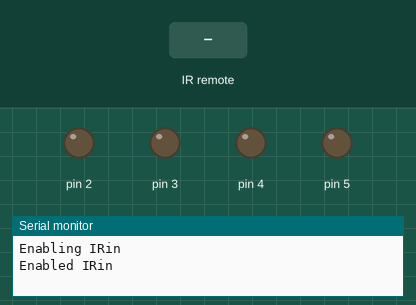
This sketch was run on a simulated Arduino Uno, built with avr-gcc and run on an emulated ATmega328P. On the bench: output pins drawn as LEDs (lit = HIGH), the last lines printed to the serial monitor. The inputs (shaded band) are chosen by the test bench.

Above: at 1.2 s.
1.3 s: infrared code 0xFF629D received
At 1.6 s:
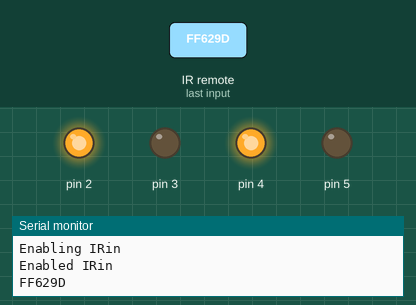
2.8 s: infrared code 0xFFC23D received
At 4.0 s:
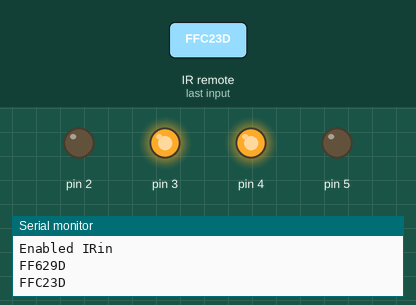
4.3 s: infrared code 0xFF22DD received
At 5.2 s:
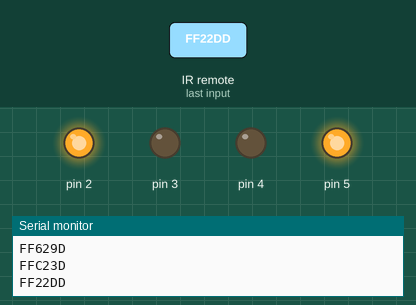
5.8 s: infrared code 0xFFA857 received
At 6.4 s:
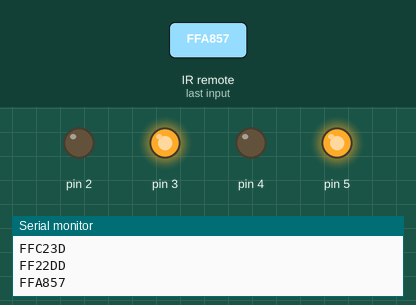
Timing chart, 0 to 8.3 s (numbered marks = the images above; inputs shaded):
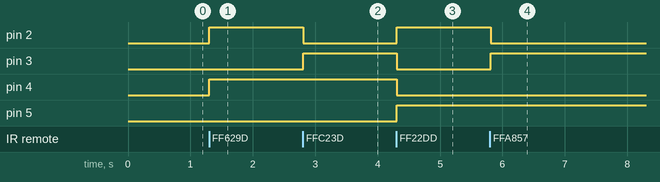

The sketch:

Project2_IRSensorTest.ino
```cpp
#include <IRremote.h>

int RECV_PIN = 7;

IRrecv irrecv(RECV_PIN);

decode_results results;

void setup()
{
  Serial.begin(9600);
  // In case the interrupt driver crashes on setup, give a clue
  // to the user what's going on.
  Serial.println("Enabling IRin");
  irrecv.enableIRIn(); // Start the receiver
  Serial.println("Enabled IRin");
  pinMode(2, OUTPUT);
  pinMode(3, OUTPUT);
  pinMode(4, OUTPUT);
  pinMode(5, OUTPUT);
}

void loop()
{

  if (irrecv.decode(&results)) {
    Serial.println(results.value, HEX);
    irrecv.resume(); // Receive the next value

    if(results.value == 0xFF629D){
      //forward
      move(1,0,1,0);
    }
    else if (results.value == 0xFFC23D){
      //right
      move(0,1,1,0);
    }
    else if (results.value == 0xFF22DD){
      //left
      move(1,0,0,1);
    }
    else if (results.value == 0xFFA857){
     //back
      move(0,1,0,1);
    }
    else if (results.value == 0xFF02FD) {
      //stop
      move(0,0,0,0);
    }
  }
  delay(100);

}

void move(int m1a, int m1b, int m2a, int m2b){
  digitalWrite(2,m1a);
  digitalWrite(3,m1b);
  digitalWrite(4,m2a);
  digitalWrite(5,m2b);
}
```

Measured:
- after the input at 1.3 s, pin 2, pin 4: LOW → HIGH at once
- after the input at 2.8 s, pin 2: HIGH → LOW at once; pin 3: LOW → HIGH at once
- after the input at 4.3 s, pin 2, pin 5: LOW → HIGH at once; pin 3, pin 4: HIGH → LOW at once
- after the input at 5.8 s, pin 2: HIGH → LOW at once; pin 3: LOW → HIGH at once
